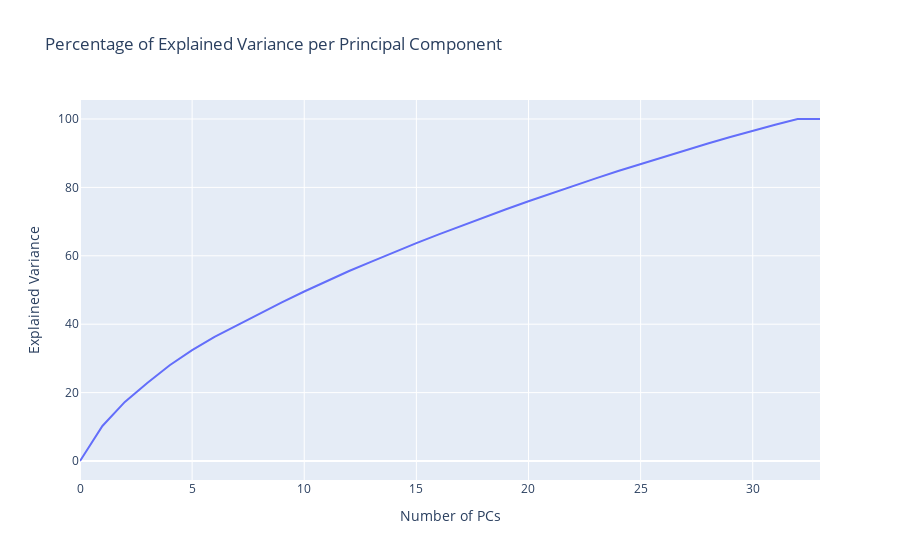

The cell this chart's notebook holds for it:
### Markdown cell above
#### Dimensionality Reduction and Clustering

### Code cell
pca_df = eda.dimensionality_reduction(train_df, test_df, identifier=df_id, categorical=df_cat, continuous=list(df.columns[9:]), target="Dukes Stage", method="pca")

### Figure 1 — Plotly figure (JSON) as saved in the notebook; plotly's stock layout.template omitted (floating-point values rounded to 4 significant figures)
{"data": [{"type": "scatter", "y": [0, 10.24, 17.28, 22.82, 28.01, 32.41, 36.28, 39.7, 43.08, 46.36, 49.56, 52.61, 55.55, 58.31, 61.04, 63.7, 66.25, 68.74, 71.2, 73.62, 75.95, 78.25, 80.47, 82.64, 84.78, 86.84, 88.85, 90.86, 92.82, 94.71, 96.56, 98.32, 100, 100]}], "layout": {"title": {"text": "Percentage of Explained Variance per Principal Component"}, "xaxis": {"range": [0, 33], "title": {"text": "Number of PCs"}}, "yaxis": {"title": {"text": "Explained Variance"}}}}
